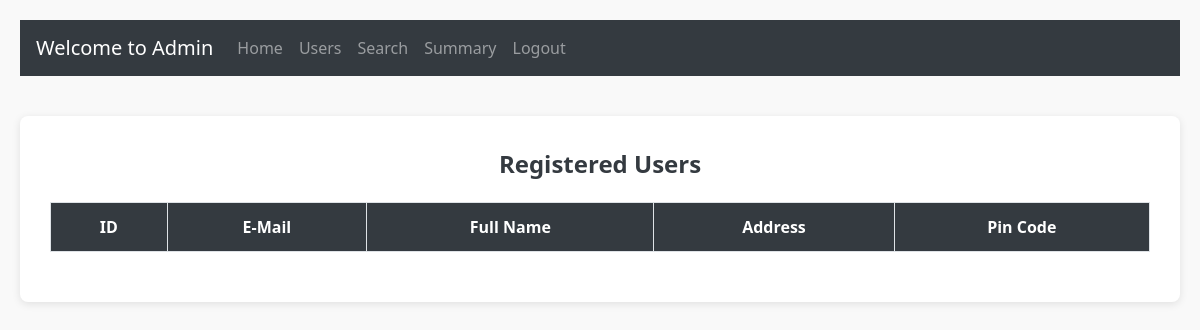
The app's page /user_details, older data.
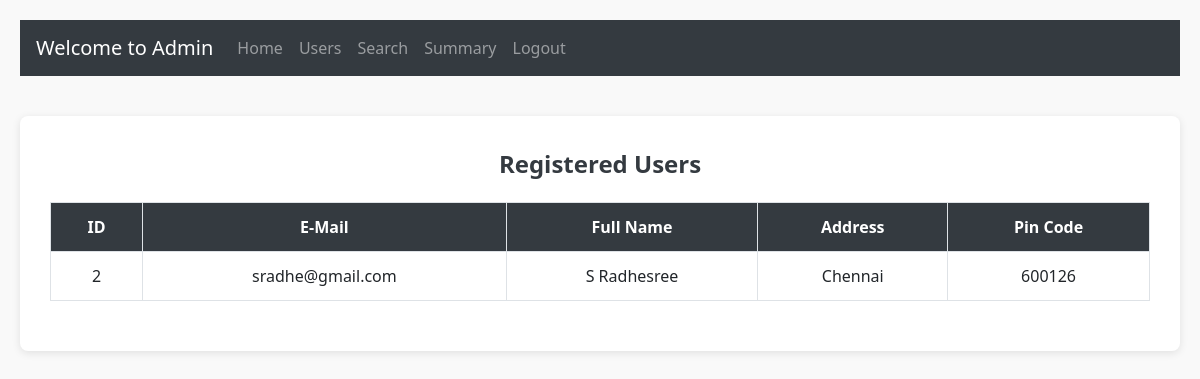
The same page, newer data.
### models/models.py (models this page shows)
class User(db.Model):
    __tablename__= 'users'
    id= db.Column(db.Integer, primary_key=True)
    email= db.Column(db.String, unique=True, nullable=False)
    password= db.Column(db.String, nullable=False)
    full_name= db.Column(db.String)
    address= db.Column(db.String)
    pincode= db.Column(db.String)
    type= db.Column(db.String, default="general")
    reservations= relationship('Reservation', back_populates='user')

### controllers/admin.py (the view)
@app.route("/user_details", methods=["GET"])
def reg_users():
    users = User.query.filter(User.id > 1).all()
    return render_template('user_details.html', users=users)

### templates/user_details.html (shortened to what this page needs)
<!DOCTYPE html>
<html lang="en">
<head>
  <link rel="stylesheet" href="https://cdn.jsdelivr.net/npm/bootstrap@4.0.0/dist/css/bootstrap.min.css">
  <link rel="stylesheet" href="{{ url_for('static', filename='admin.css') }}">
</head>
<body>
  <nav class="navbar navbar-expand-lg navbar-dark bg-dark">
    <div class="navbar-brand">Welcome to Admin</div>
    <div class="collapse navbar-collapse" id="adminNavbar">
      <ul class="navbar-nav mr-auto">
        <li class="nav-item">
          <a class="nav-link" href="/admin_dashboard">Home</a>
        </li>
        <li class="nav-item">
          <a class="nav-link" href="/user_details">Users</a>
        </li>
        <li class="nav-item">
          <a class="nav-link" href="/admin_search">Search</a>
        </li>
        <li class="nav-item">
          <a class="nav-link" href="/admin_summary">Summary</a>
        </li>
        <li class="nav-item">
          <a class="nav-link" href="/login">Logout</a>
        </li>
      </ul>
    </div>
  </nav>
  <div class="users-box">
    <div class="section-title">Registered Users</div>
    <table class="user-table">
      <thead>
        <tr>
          <th>ID</th>
          <th>E-Mail</th>
          <th>Full Name</th>
          <th>Address</th>
          <th>Pin Code</th>
        </tr>
      </thead>
      <tbody>
        {% for user in users %}
        <tr>
          <td>{{ user.id }}</td>
          <td>{{ user.email }}</td>
          <td>{{ user.full_name }}</td>
          <td>{{ user.address }}</td>
          <td>{{ user.pincode if user.pincode else 'N/A' }}</td>
        </tr>
        {% endfor %}
      </tbody>
    </table>
  </div>
</body>
</html>

Row changes from the older to the newer data that the page shows:
added User: id "2", email "sradhe@gmail.com", full_name "S Radhesree", address "Chennai", pincode "600126"
